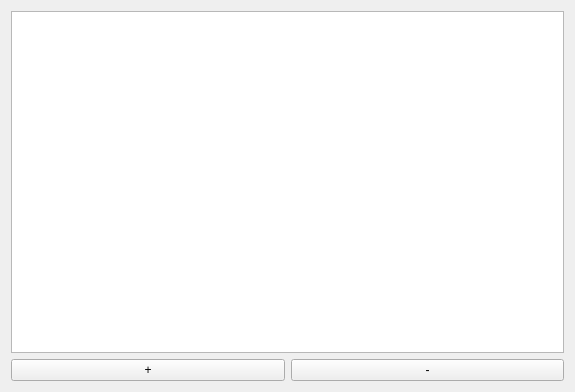
<?xml version="1.0" encoding="UTF-8"?>
<ui version="4.0">
 <class>MapoPorFunkcio</class>
 <widget class="QWidget" name="MapoPorFunkcio">
  <property name="geometry">
   <rect>
    <x>0</x>
    <y>0</y>
    <width>575</width>
    <height>392</height>
   </rect>
  </property>
  <property name="windowTitle">
   <string>Уровни целевой функции</string>
  </property>
  <layout class="QGridLayout" name="gridLayout">
   <item row="0" column="0" colspan="2">
    <widget class="QGraphicsView" name="grphVw">
     <property name="dragMode">
      <enum>QGraphicsView::ScrollHandDrag</enum>
     </property>
    </widget>
   </item>
   <item row="1" column="0">
    <widget class="QPushButton" name="PSkailoBtn">
     <property name="text">
      <string>+</string>
     </property>
    </widget>
   </item>
   <item row="1" column="1">
    <widget class="QPushButton" name="MSkailoBtn">
     <property name="text">
      <string>-</string>
     </property>
    </widget>
   </item>
  </layout>
 </widget>
 <resources/>
 <connections/>
</ui>
